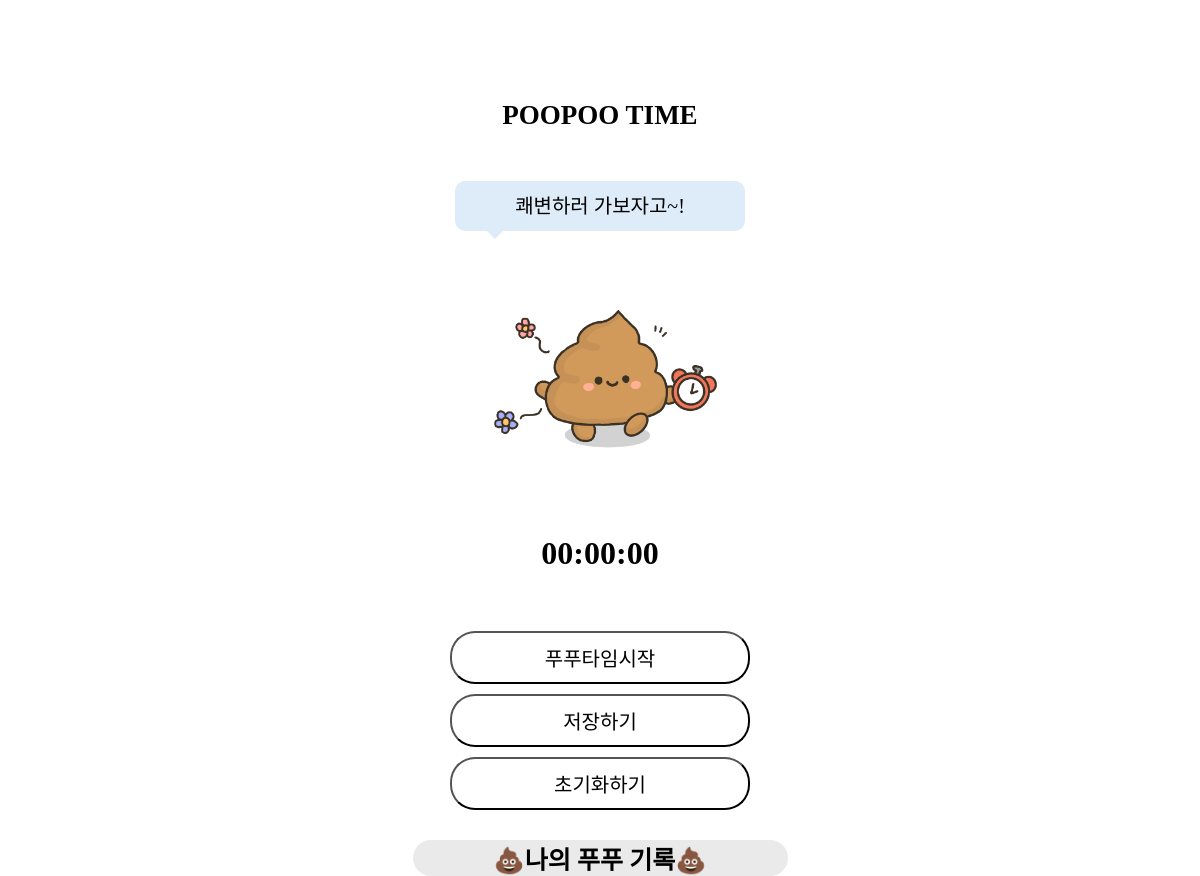
The app's page /, older data.
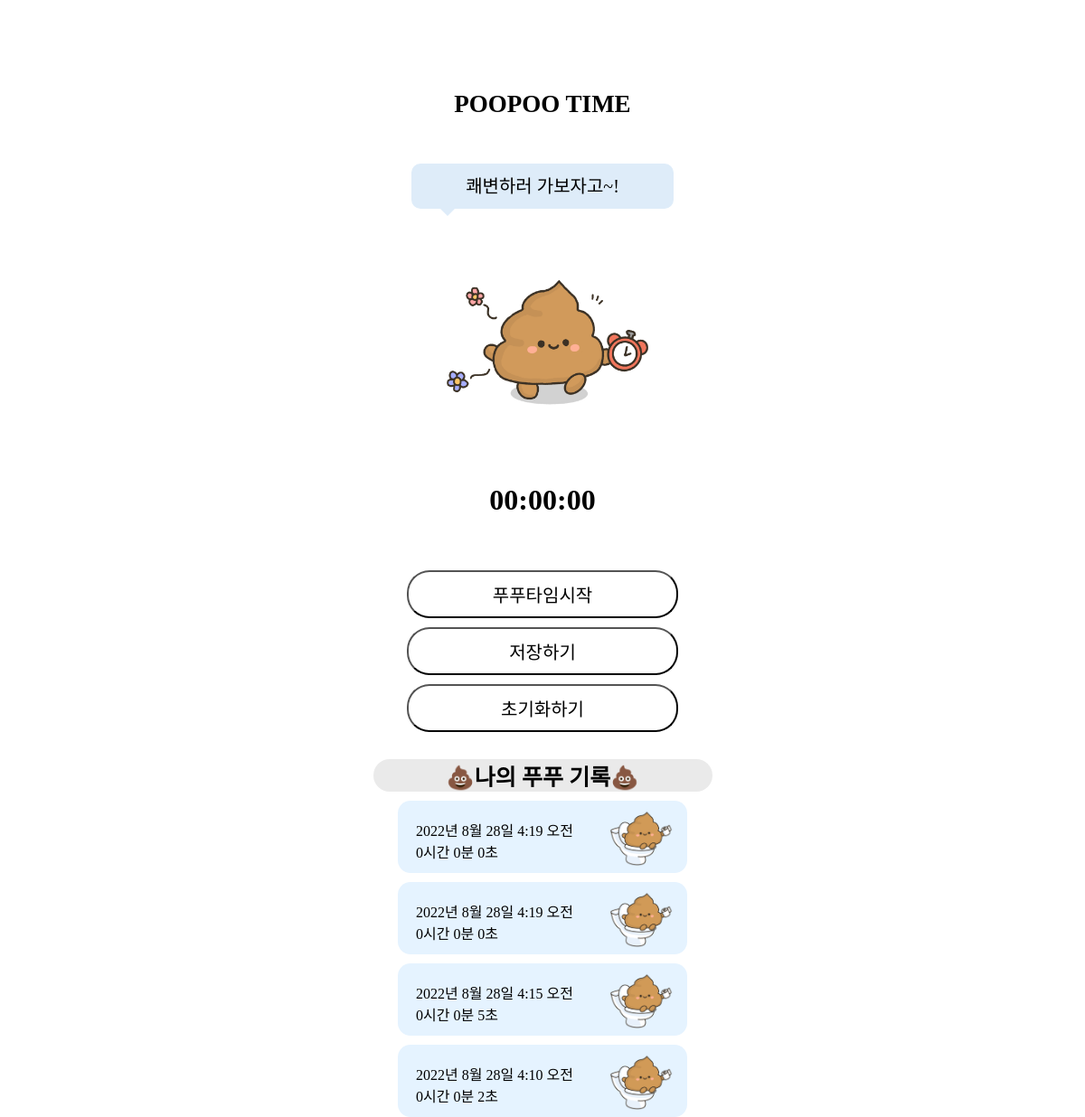
The same page, newer data.
### recordApp/models.py (models this page shows)
class Post(models.Model):
    date = models.DateTimeField(auto_now_add = True)
    hour = models.IntegerField(null=True)
    minute = models.IntegerField(null=True)
    sec = models.IntegerField(null=True)

### poopooApp/views.py (the view)
# urls.py: 2. Add a URL to urlpatterns:  path('', views.home, name='home')
def home(req):
    posts = Post.objects.filter().order_by('-date')
    return render(req, 'home.html', {'posts':posts})

### poopooApp/templates/home.html (shortened to what this page needs)
{% load static %}
<!DOCTYPE html>
<html lang="en">
<head>
  <link href="{% static 'css/home.css' %}" rel="stylesheet" type="text/css" />
</head>
<body>
  <div style="text-align: center">
    <section>
      <h1 class="title"> POOPOO TIME </h1>
      <div class="balloon">
        <p>쾌변하러 가보자고~!</p>
      </div>
      <div>
        <img class="main_pic" src="{% static 'img/main2.png' %}" />
      </div>
    </section>
    <h1>
      <span id="hour">00</span>:<span id="min">00</span>:<span id="sec">00</span>
    </h1>
    <button onclick="testClick()" class="w-btn w-btn-green" id="start">푸푸타임시작</button>
    <button class="w-btn w-btn-indigo" id="stop">저장하기</button>
    <button class="w-btn w-btn-indigo" id="clear">초기화하기</button>
  </div>
  <div id='record'>💩나의 푸푸 기록💩</div>
  <div>
    {% for post in posts %}
    <div class="date1">
      <a href="{% url 'detail' post.id %}">
        <div class='box'>
          <div class='left'>
            <p>{{ post.date }}</p>
            <p>{{ post.hour }}시간 {{ post.minute }}분 {{ post.sec}}초</p>
          </div>
          <div class='right'>
            <img id="icon" src="{% static 'img/sp1.png'%}">
          </div>
        </div>
      </div>
    </div>
    {% endfor %}
  </div>
</body>
</html>

Row changes from the older to the newer data that the page shows:
added Post: date "2022년 8월 28일 4:19 오전", hour "0", minute "0", sec "0"
added Post: date "2022년 8월 28일 4:19 오전", hour "0", minute "0", sec "0"
added Post: date "2022년 8월 28일 4:15 오전", hour "0", minute "0", sec "5"
added Post: date "2022년 8월 28일 4:10 오전", hour "0", minute "0", sec "2"
